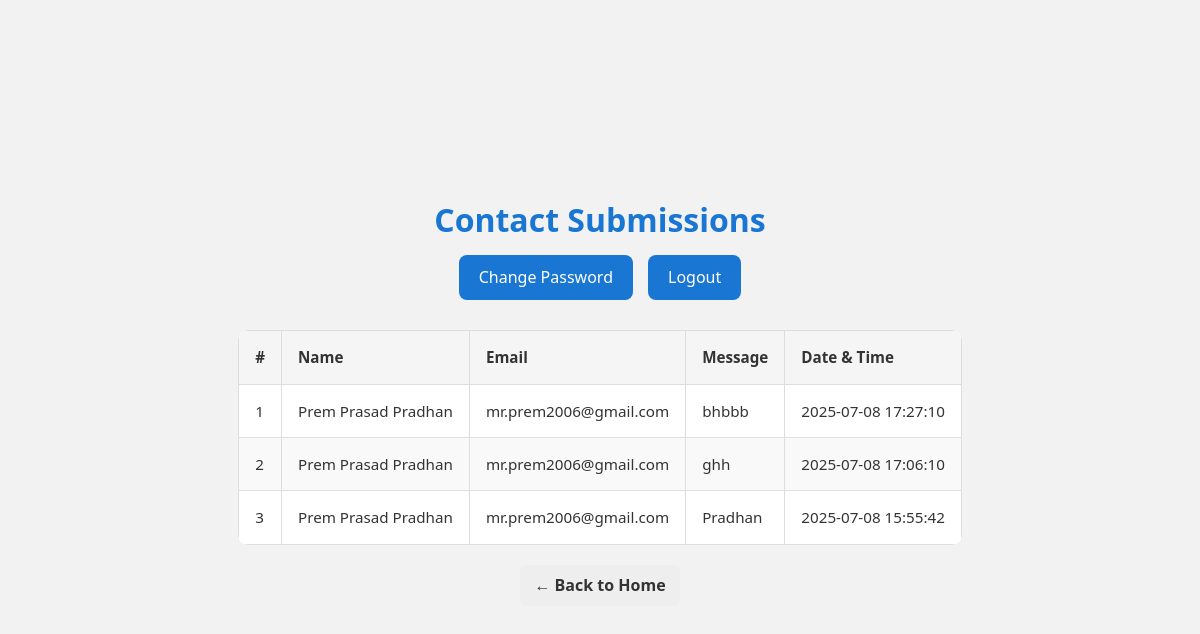
The page /admin_dashboard (signed in) on the database its author committed.
### app.py (models this page shows)
class ContactSubmission(db.Model):
    id = db.Column(db.Integer, primary_key=True)
    name = db.Column(db.String(100))
    email = db.Column(db.String(100))
    message = db.Column(db.Text)
    timestamp = db.Column(db.DateTime, default=datetime.utcnow)

### app.py (the view)
@app.route("/admin_dashboard")
def admin_dashboard():
    if 'admin' not in session:
        return redirect(url_for('admin_login'))
    submissions = ContactSubmission.query.order_by(ContactSubmission.timestamp.desc()).all()
    return render_template("admin_dashboard.html", submissions=submissions)

### templates/admin_dashboard.html (shortened to what this page needs)
<!DOCTYPE html>
<html lang="en">
<head>
  <link rel="stylesheet" href="{{ url_for('static', filename='css/style.css') }}">
</head>
<body>
<div class="dashboard-container">
  <div class="dashboard-header">
    <h2>Contact Submissions</h2>
    <div class="dashboard-actions">
      <a href="{{ url_for('change_password') }}">Change Password</a>
      <a href="{{ url_for('logout') }}" class="logout-btn">Logout</a>
    </div>
  </div>
  {% if submissions %}
  <div class="table-wrapper">
    <table class="submission-table">
      <thead>
        <tr>
          <th>#</th>
          <th>Name</th>
          <th>Email</th>
          <th>Message</th>
          <th>Date & Time</th>
        </tr>
      </thead>
      <tbody>
        {% for sub in submissions %}
        <tr>
          <td>{{ loop.index }}</td>
          <td>{{ sub.name }}</td>
          <td>{{ sub.email }}</td>
          <td>{{ sub.message }}</td>
          <td>{{ sub.timestamp.strftime('%Y-%m-%d %H:%M:%S') }}</td>
        </tr>
        {% endfor %}
      </tbody>
    </table>
  </div>
  {% else %}
  <p class="no-data">No submissions found.</p>
  {% endif %}
<div style="text-align: center; margin-top: 20px;">
  <a href="{{ url_for('home') }}" class="back-btn">← Back to Home</a>
</div>
</div>
</body>
</html>

### static/css/style.css (style rules this page uses)
body { font-family: Arial, sans-serif; margin: 0; background: #f9f9f9; }
body { display: flex; flex-direction: column; min-height: 100vh; margin: 0; }
body { font-family: 'Segoe UI', sans-serif; margin: 0; padding: 0; background-color: #fefefe; color: #333; line-height: 1.6; }
html, body { height: 100%; margin: 0; padding: 0; display: flex; flex-direction: column; }
body, html { margin: 0; padding: 0; box-sizing: border-box; font-family: "Segoe UI", sans-serif; background-color: #f9f9f9; color: #333; position: relative; }
* { margin: 0; padding: 0; box-sizing: border-box; }
body { font-family: 'Segoe UI', sans-serif; background-color: #f4f4f4; color: #333; line-height: 1.6; min-height: 100vh; display: flex; flex-direction: column; }
a { text-decoration: none; color: inherit; }
body { font-family: "Segoe UI", sans-serif; color: #333; background: #f4f4f4; min-height: 100vh; display: flex; flex-direction: column; }
body { font-family: Arial, sans-serif; background: #f2f2f2; color: #333; }
.dashboard-container { padding: 40px 20px; max-width: 1100px; margin: auto; font-family: 'Segoe UI', sans-serif; }
.dashboard-header { display: flex; flex-direction: column; gap: 10px; justify-content: space-between; align-items: center; margin-bottom: 30px; }
.dashboard-header h2 { font-size: 2rem; color: #1976d2; }
.dashboard-actions { display: flex; flex-wrap: wrap; gap: 15px; justify-content: center; }
.dashboard-actions a { background-color: #1976d2; color: white; padding: 10px 20px; border-radius: 8px; text-decoration: none; font-weight: 500; transition: background-color 0.3s ease; }
.logout-btn { background-color: #ef5350; }
.table-wrapper { overflow-x: auto; border-radius: 10px; }
.submission-table { width: 100%; border-collapse: collapse; font-size: 0.95rem; background: white; border: 1px solid #ddd; }
.submission-table th, .submission-table td { padding: 14px 16px; border: 1px solid #ddd; text-align: left; }
.submission-table th { background-color: #f5f5f5; color: #333; }
.submission-table tr:nth-child(even) { background-color: #f9f9f9; }
.back-btn { display: inline-block; padding: 8px 14px; background-color: #eee; color: #333; border-radius: 6px; text-decoration: none; font-weight: bold; }

### rows shown on the page
ContactSubmission: name "Prem Prasad Pradhan", email "mr.prem2006@gmail.com", message "bhbbb", timestamp "2025-07-08 17:27:10"
ContactSubmission: name "Prem Prasad Pradhan", email "mr.prem2006@gmail.com", message "ghh", timestamp "2025-07-08 17:06:10"
ContactSubmission: name "Prem Prasad Pradhan", email "mr.prem2006@gmail.com", message "Pradhan", timestamp "2025-07-08 15:55:42"
